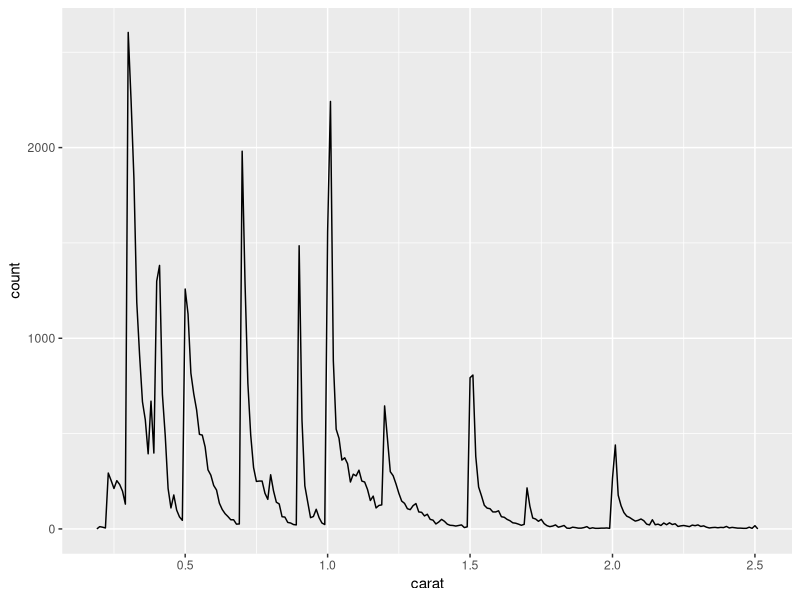
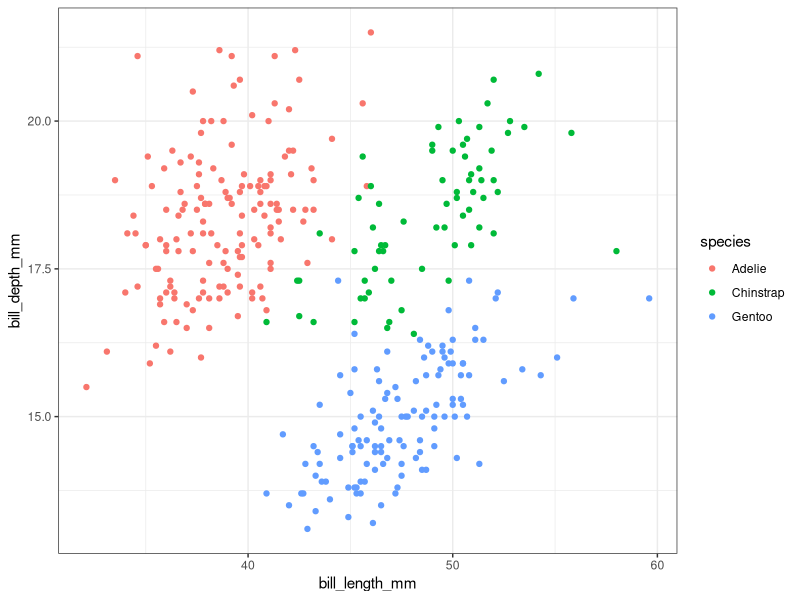

These charts were generated, in order, by the following R code:
## ---- chunk 1
library(ggplot2)
library(dplyr)

smaller <- diamonds %>% 
  filter(carat <= 2.5)
## ---- chunk 2
smaller %>% 
  ggplot(aes(carat)) + 
  geom_freqpoly(binwidth = 0.01)
## ---- chunk 3
library(palmerpenguins)

ggplot(penguins) +
  geom_point(aes(x = bill_length_mm, y = bill_depth_mm, color = species)) +
  theme_bw()
